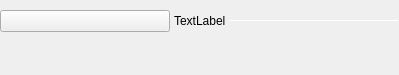
<?xml version="1.0" encoding="UTF-8"?>
<ui version="4.0">
 <class>SubsectionSeparator</class>
 <widget class="QWidget" name="SubsectionSeparator">
  <property name="geometry">
   <rect>
    <x>0</x>
    <y>0</y>
    <width>399</width>
    <height>75</height>
   </rect>
  </property>
  <property name="sizePolicy">
   <sizepolicy hsizetype="Preferred" vsizetype="Preferred">
    <horstretch>0</horstretch>
    <verstretch>0</verstretch>
   </sizepolicy>
  </property>
  <property name="windowTitle">
   <string>Form</string>
  </property>
  <layout class="QVBoxLayout" name="verticalLayout">
   <property name="spacing">
    <number>0</number>
   </property>
   <property name="leftMargin">
    <number>0</number>
   </property>
   <property name="topMargin">
    <number>0</number>
   </property>
   <property name="rightMargin">
    <number>0</number>
   </property>
   <property name="bottomMargin">
    <number>10</number>
   </property>
   <item>
    <layout class="QHBoxLayout" name="hLayoutSubsectionSeparator">
     <property name="spacing">
      <number>4</number>
     </property>
     <property name="sizeConstraint">
      <enum>QLayout::SetMinimumSize</enum>
     </property>
     <property name="leftMargin">
      <number>0</number>
     </property>
     <property name="topMargin">
      <number>10</number>
     </property>
     <property name="bottomMargin">
      <number>0</number>
     </property>
     <item>
      <widget class="QPushButton" name="btnSubsectionSeparator">
       <property name="text">
        <string/>
       </property>
       <property name="checkable">
        <bool>true</bool>
       </property>
      </widget>
     </item>
     <item>
      <widget class="QLabel" name="lblSubsectionSeparator">
       <property name="sizePolicy">
        <sizepolicy hsizetype="Fixed" vsizetype="Preferred">
         <horstretch>0</horstretch>
         <verstretch>0</verstretch>
        </sizepolicy>
       </property>
       <property name="text">
        <string>TextLabel</string>
       </property>
      </widget>
     </item>
     <item>
      <widget class="Line" name="lineSubsectionSeparator">
       <property name="maximumSize">
        <size>
         <width>16777215</width>
         <height>1</height>
        </size>
       </property>
       <property name="frameShadow">
        <enum>QFrame::Sunken</enum>
       </property>
       <property name="lineWidth">
        <number>1</number>
       </property>
       <property name="orientation">
        <enum>Qt::Horizontal</enum>
       </property>
      </widget>
     </item>
    </layout>
   </item>
   <item>
    <widget class="QWidget" name="widgetSubsectionContent" native="true">
     <layout class="QVBoxLayout" name="vLayoutContent">
      <property name="spacing">
       <number>0</number>
      </property>
      <property name="leftMargin">
       <number>0</number>
      </property>
      <property name="topMargin">
       <number>0</number>
      </property>
      <property name="rightMargin">
       <number>0</number>
      </property>
      <property name="bottomMargin">
       <number>0</number>
      </property>
     </layout>
    </widget>
   </item>
  </layout>
 </widget>
 <resources/>
 <connections/>
</ui>
